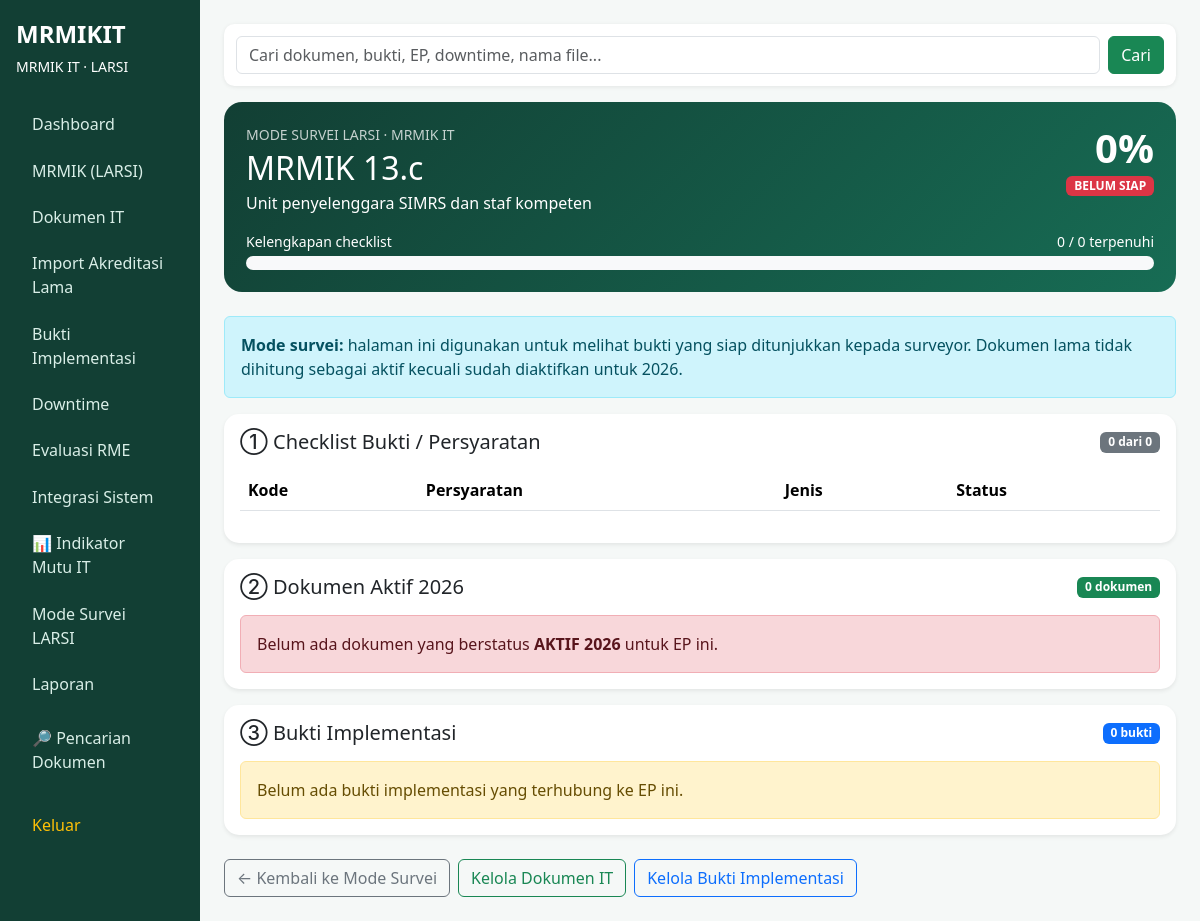
The app's page /mode-survei/detail.php?kode=MRMIK+13.c (signed in), older data.
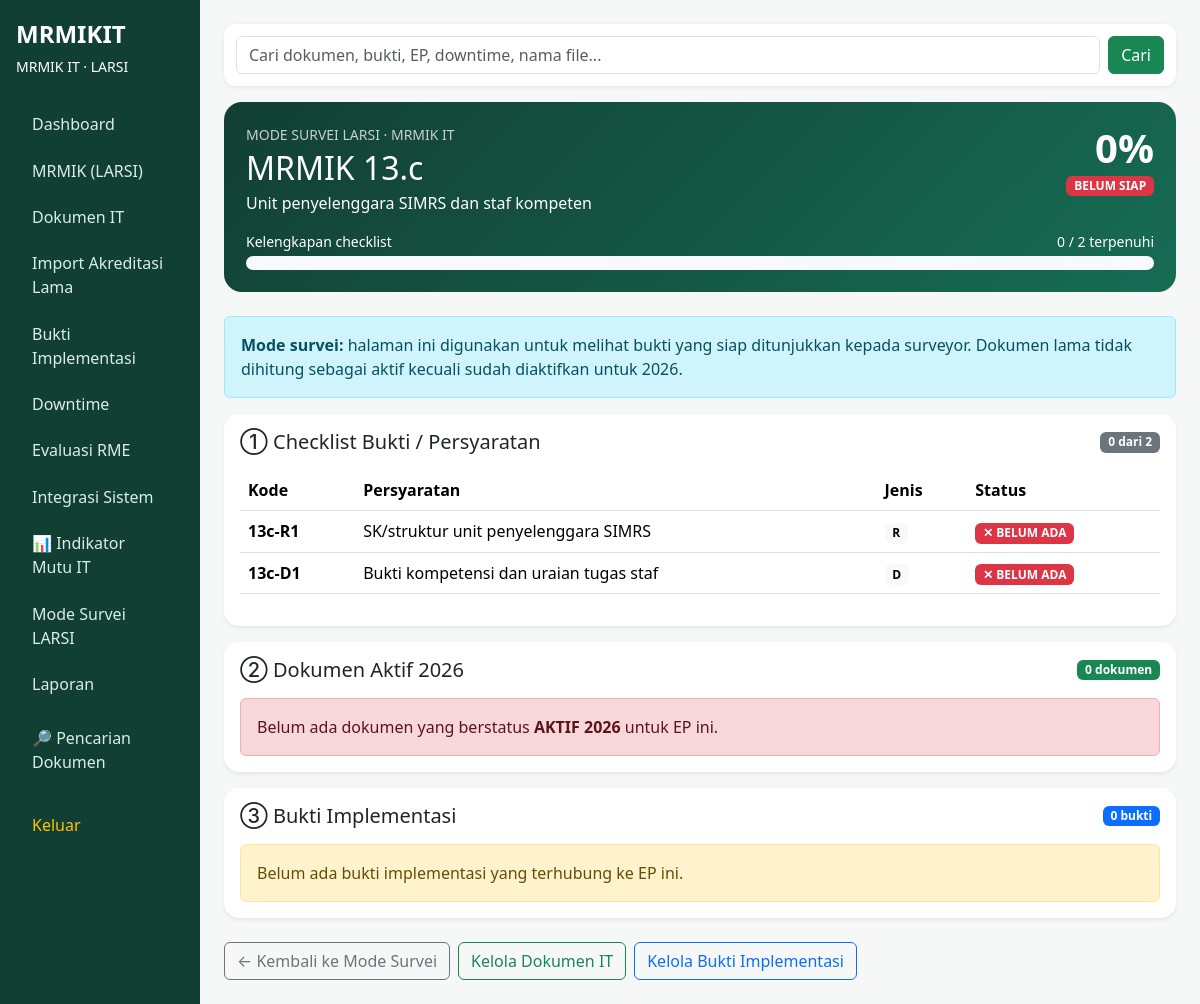
The same page, newer data.
### tables this page shows
CREATE TABLE IF NOT EXISTS evidence_requirement (id INT AUTO_INCREMENT PRIMARY KEY, ep_id INT NOT NULL, kode VARCHAR(30) UNIQUE NOT NULL, nama VARCHAR(255) NOT NULL, jenis ENUM('R','D','O') NOT NULL, wajib TINYINT(1) DEFAULT 1, urutan INT DEFAULT 0, FOREIGN KEY(ep_id) REFERENCES elemen_penilaian(id) ON DELETE CASCADE);

### mode-survei/detail.php (the view, shortened to what the changed rows need)
<?php
require_once __DIR__.'/../config/auth.php';
$kode=$_GET['kode']??'';
$st=$pdo->prepare('SELECT * FROM elemen_penilaian WHERE kode=?');
$st->execute([$kode]);
$ep=$st->fetch();
$st=$pdo->prepare("
    SELECT er.*,
           (SELECT COUNT(*) FROM bukti_ep be WHERE be.requirement_id=er.id) AS bukti_count,
           (SELECT COUNT(*) FROM dokumen_ep de
              JOIN dokumen d ON d.id=de.dokumen_id
             WHERE de.ep_id=er.ep_id
               AND d.status_akreditasi='aktif_2026'
               AND d.tahun_aktif=2026) AS dok_count
    FROM evidence_requirement er
    WHERE er.ep_id=?
    ORDER BY er.urutan
");
$st->execute([$ep['id']]);
$reqs=$st->fetchAll();
$total=count($reqs);
$ready=0;
require __DIR__.'/../partials/header.php';
?>
<div class="survei-header mb-4">
    <div class="d-flex justify-content-between align-items-start gap-3 flex-wrap">
        <div>
            <h2 class="mb-1"><?=htmlspecialchars($ep['kode'])?></h2>
        </div>
    </div>
    <div class="mt-3">
        <div class="d-flex justify-content-between small mb-1">
            <span>Kelengkapan checklist</span>
            <span><?=$ready?> / <?=$total?> terpenuhi</span>
        </div>
    </div>
</div>
<div class="card shadow-sm section-card mb-3">
    <div class="card-body">
        <div class="d-flex justify-content-between align-items-center mb-3 flex-wrap gap-2">
            <h5 class="mb-0">① Checklist Bukti / Persyaratan</h5>
            <span class="badge text-bg-secondary"><?=$ready?> dari <?=$total?></span>
        </div>
        <div class="table-responsive">
            <table class="table align-middle">
                <thead>
                    <tr><th>Kode</th><th>Persyaratan</th><th>Jenis</th><th>Status</th></tr>
                </thead>
                <tbody>
                <?php foreach($reqs as $r):
                    $ok=((int)$r['bukti_count']>0 || (int)$r['dok_count']>0);
                ?>
                    <tr class="<?=$ok?'req-ok':'req-missing'?>">
                        <td><strong><?=htmlspecialchars($r['kode'])?></strong></td>
                        <td><?=htmlspecialchars($r['nama'])?></td>
                        <td><span class="badge text-bg-light"><?=htmlspecialchars($r['jenis'])?></span></td>
                        <td>
                            <?php if($ok): ?>
                                <span class="badge badge-active">✓ TERPENUHI</span>
                            <?php else: ?>
                                <span class="badge bg-danger">✕ BELUM ADA</span>
                            <?php endif; ?>
                        </td>
                    </tr>
                <?php endforeach; ?>
                </tbody>
            </table>
        </div>
    </div>
</div>
<?php require __DIR__.'/../partials/footer.php';

Row changes from the older to the newer data that the page shows:
added evidence_requirement: kode "13c-R1", nama "SK/struktur unit penyelenggara SIMRS", jenis "R"
added evidence_requirement: kode "13c-D1", nama "Bukti kompetensi dan uraian tugas staf", jenis "D"
Text that changed along with them:
$total: "0" → "2"
